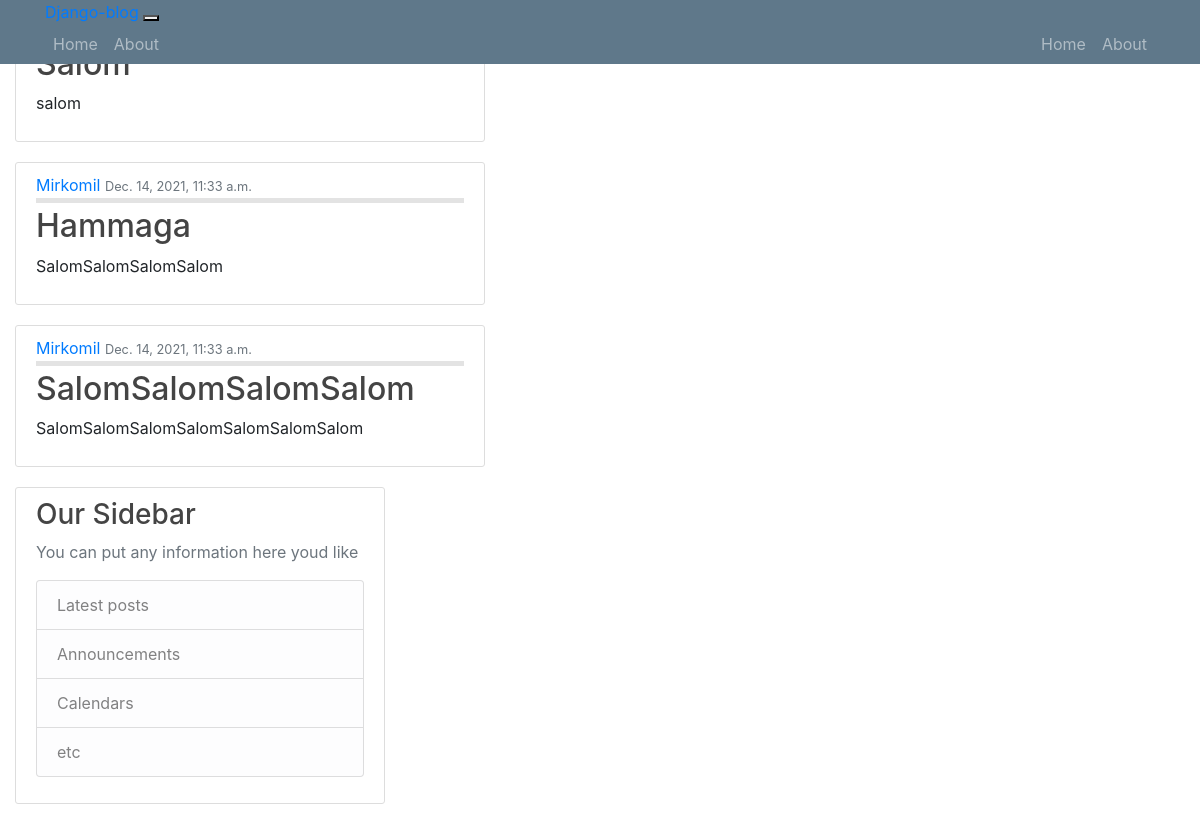
The app's page /, older data.
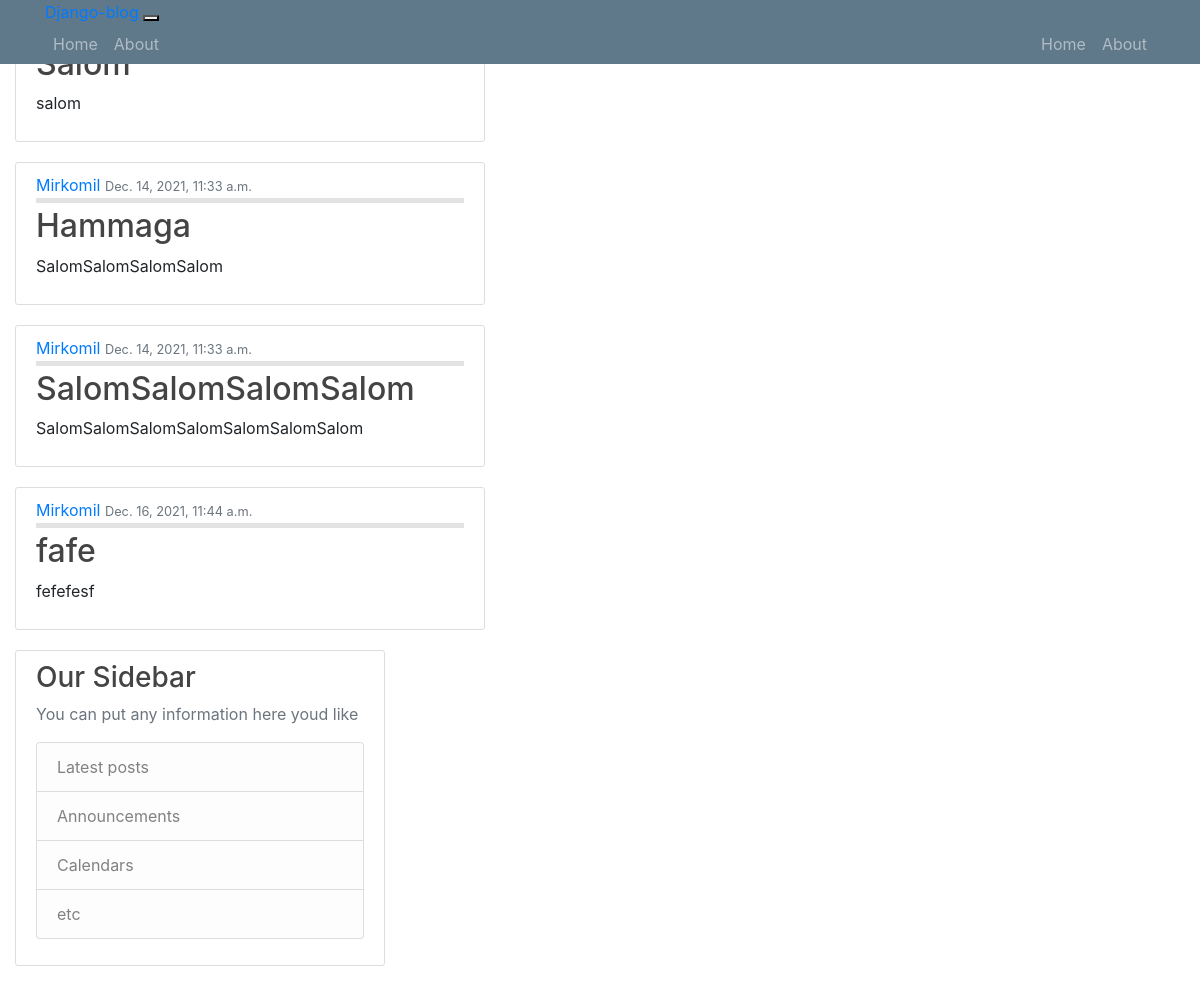
The same page, newer data.
### blog/models.py (models this page shows)
class Post(models.Model):
    title =models.CharField(max_length=100)
    content=models.TextField()
    date_posted = models.DateTimeField(default=timezone.now)
    author = models.ForeignKey(User,on_delete=models.CASCADE)

### blog/views.py (the view)
# urls.py: path('',views.home, name='blog-home'),
def home(request):
    context={'posts':Post.objects.all}
    return render(request, 'blog/home.html', context)

### blog/templates/blog/home.html
{% extends "blog/base.html" %}
{% block content %}
    {% for post in posts %}
<article class="media content-section">
    <div class="media-body">
        <div class="article-metadata">
            <a class="mr-6" href="#">{{ post.author }}</a>
            <small class="text-muted">{{ post.date_posted }}</small>
        </div>
        <h2><a class="article-title" href="#">{{ post.title }}</a></h2>
        <p class="article-content">{{ post.content }}</p>
    </div>
</article>
    {% endfor %}
{% endblock content %}

Row changes from the older to the newer data that the page shows:
added Post: author "Mirkomil", date_posted "Dec. 16, 2021, 11:44 a.m.", title "fafe", content "fefefesf"
